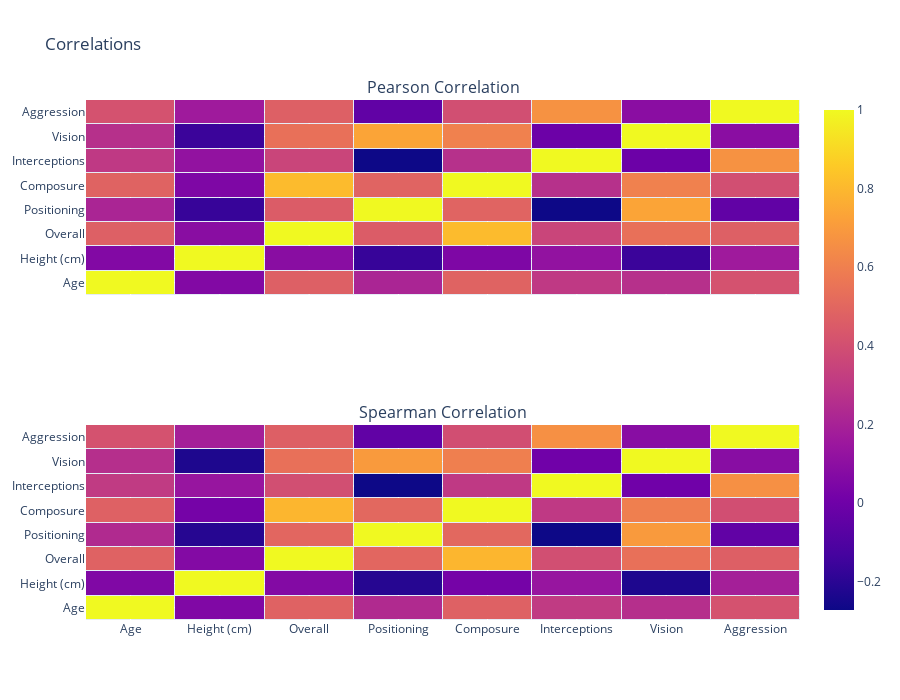

The notebook cell this image was saved under:
### Code cell
fig = make_subplots(rows=2, cols=1,shared_xaxes=True,subplot_titles=('Pearson Correlation', 
                                                                     'Spearman Correlation'))
s_val = nonGkData.corr('pearson')
s_idx = s_val.index
s_col = s_val.columns
s_val = s_val.values
fig.add_trace(
    go.Heatmap(x=s_col,y=s_idx,z=s_val,name='pearson',showscale=False,xgap=1,ygap=1),
    row=1, col=1
)


s_val = nonGkData.corr('spearman')
s_idx = s_val.index
s_col = s_val.columns
s_val = s_val.values
fig.add_trace(
    go.Heatmap(x=s_col,y=s_idx,z=s_val,xgap=1,ygap=1),
    row=2, col=1
)

fig.update_layout(height=700, width=900, title_text="Correlations")
fig.show()

### Figure 1 — Plotly figure (JSON) as saved in the notebook; plotly's stock layout.template omitted (floating-point values rounded to 4 significant figures)
{"data": [{"name": "pearson", "showscale": false, "type": "heatmap", "x": ["Age", "Height (cm)", "Overall", "Positioning", "Composure", "Interceptions", "Vision", "Aggression"], "xaxis": "x", "xgap": 1, "y": ["Age", "Height (cm)", "Overall", "Positioning", "Composure", "Interceptions", "Vision", "Aggression"], "yaxis": "y", "ygap": 1, "z": [[1, 0.03524, 0.4542, 0.187, 0.4683, 0.2797, 0.2383, 0.3958], [0.03524, 1, 0.06024, -0.2063, 0.0193, 0.08943, -0.1945, 0.1378], [0.4542, 0.06024, 1, 0.4388, 0.8018, 0.3336, 0.5247, 0.4534], [0.187, -0.2063, 0.4388, 1, 0.4707, -0.3127, 0.7269, -0.07712], [0.4683, 0.0193, 0.8018, 0.4707, 1, 0.2418, 0.5927, 0.3782], [0.2797, 0.08943, 0.3336, -0.3127, 0.2418, 1, -0.04097, 0.659], [0.2383, -0.1945, 0.5247, 0.7269, 0.5927, -0.04097, 1, 0.06134], [0.3958, 0.1378, 0.4534, -0.07712, 0.3782, 0.659, 0.06134, 1]]}, {"type": "heatmap", "x": ["Age", "Height (cm)", "Overall", "Positioning", "Composure", "Interceptions", "Vision", "Aggression"], "xaxis": "x2", "xgap": 1, "y": ["Age", "Height (cm)", "Overall", "Positioning", "Composure", "Interceptions", "Vision", "Aggression"], "yaxis": "y2", "ygap": 1, "z": [[1, 0.05614, 0.4788, 0.2376, 0.475, 0.3115, 0.2583, 0.4145], [0.05614, 1, 0.06671, -0.2112, 0.02046, 0.1364, -0.231, 0.1869], [0.4788, 0.06671, 1, 0.4989, 0.7928, 0.3994, 0.54, 0.4697], [0.2376, -0.2112, 0.4989, 1, 0.5043, -0.2722, 0.6998, -0.04301], [0.475, 0.02046, 0.7928, 0.5043, 1, 0.3014, 0.5988, 0.3958], [0.3115, 0.1364, 0.3994, -0.2722, 0.3014, 1, 0.003759, 0.6623], [0.2583, -0.231, 0.54, 0.6998, 0.5988, 0.003759, 1, 0.08614], [0.4145, 0.1869, 0.4697, -0.04301, 0.3958, 0.6623, 0.08614, 1]]}], "layout": {"annotations": [{"font": {"size": 16}, "showarrow": false, "text": "Pearson Correlation", "x": 0.5, "xanchor": "center", "xref": "paper", "y": 1, "yanchor": "bottom", "yref": "paper"}, {"font": {"size": 16}, "showarrow": false, "text": "Spearman Correlation", "x": 0.5, "xanchor": "center", "xref": "paper", "y": 0.375, "yanchor": "bottom", "yref": "paper"}], "height": 700, "title": {"text": "Correlations"}, "width": 900, "xaxis": {"anchor": "y", "domain": [0, 1], "matches": "x2", "showticklabels": false}, "xaxis2": {"anchor": "y2", "domain": [0, 1]}, "yaxis": {"anchor": "x", "domain": [0.625, 1]}, "yaxis2": {"anchor": "x2", "domain": [0, 0.375]}}}
